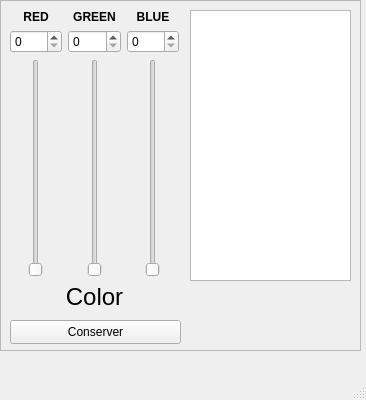
<?xml version="1.0" encoding="UTF-8"?>
<ui version="4.0">
 <class>MainWindow</class>
 <widget class="QMainWindow" name="MainWindow">
  <property name="geometry">
   <rect>
    <x>0</x>
    <y>0</y>
    <width>366</width>
    <height>400</height>
   </rect>
  </property>
  <property name="windowTitle">
   <string>MainWindow</string>
  </property>
  <widget class="QWidget" name="centralwidget">
   <widget class="QFrame" name="frame">
    <property name="geometry">
     <rect>
      <x>0</x>
      <y>0</y>
      <width>361</width>
      <height>351</height>
     </rect>
    </property>
    <property name="frameShape">
     <enum>QFrame::Shape::StyledPanel</enum>
    </property>
    <property name="frameShadow">
     <enum>QFrame::Shadow::Raised</enum>
    </property>
    <widget class="QListView" name="listView">
     <property name="geometry">
      <rect>
       <x>190</x>
       <y>10</y>
       <width>161</width>
       <height>271</height>
      </rect>
     </property>
    </widget>
    <widget class="QWidget" name="verticalLayoutWidget_4">
     <property name="geometry">
      <rect>
       <x>10</x>
       <y>10</y>
       <width>169</width>
       <height>301</height>
      </rect>
     </property>
     <layout class="QVBoxLayout" name="verticalLayout_4">
      <item>
       <layout class="QHBoxLayout" name="horizontalLayout_2">
        <item>
         <layout class="QVBoxLayout" name="verticalLayout">
          <item>
           <widget class="QLabel" name="Label_Red">
            <property name="font">
             <font>
              <family>Arial</family>
              <bold>true</bold>
             </font>
            </property>
            <property name="text">
             <string>RED</string>
            </property>
            <property name="alignment">
             <set>Qt::AlignmentFlag::AlignCenter</set>
            </property>
           </widget>
          </item>
          <item>
           <widget class="QSpinBox" name="SPB_RD"/>
          </item>
          <item>
           <widget class="QSlider" name="SLD_RD">
            <property name="sizePolicy">
             <sizepolicy hsizetype="Expanding" vsizetype="Expanding">
              <horstretch>0</horstretch>
              <verstretch>0</verstretch>
             </sizepolicy>
            </property>
            <property name="orientation">
             <enum>Qt::Orientation::Vertical</enum>
            </property>
           </widget>
          </item>
         </layout>
        </item>
        <item>
         <layout class="QVBoxLayout" name="verticalLayout_3">
          <item>
           <widget class="QLabel" name="Label_Green">
            <property name="font">
             <font>
              <family>Arial</family>
              <bold>true</bold>
             </font>
            </property>
            <property name="text">
             <string>GREEN</string>
            </property>
            <property name="alignment">
             <set>Qt::AlignmentFlag::AlignCenter</set>
            </property>
           </widget>
          </item>
          <item>
           <widget class="QSpinBox" name="SPB_GN"/>
          </item>
          <item>
           <widget class="QSlider" name="SLD_GN">
            <property name="sizePolicy">
             <sizepolicy hsizetype="Expanding" vsizetype="Expanding">
              <horstretch>0</horstretch>
              <verstretch>0</verstretch>
             </sizepolicy>
            </property>
            <property name="orientation">
             <enum>Qt::Orientation::Vertical</enum>
            </property>
           </widget>
          </item>
         </layout>
        </item>
        <item>
         <layout class="QVBoxLayout" name="verticalLayout_2">
          <item>
           <widget class="QLabel" name="Label_BLue">
            <property name="font">
             <font>
              <family>Arial</family>
              <bold>true</bold>
             </font>
            </property>
            <property name="text">
             <string>BLUE</string>
            </property>
            <property name="alignment">
             <set>Qt::AlignmentFlag::AlignCenter</set>
            </property>
           </widget>
          </item>
          <item>
           <widget class="QSpinBox" name="SPB_BL"/>
          </item>
          <item>
           <widget class="QSlider" name="SLD_BL">
            <property name="sizePolicy">
             <sizepolicy hsizetype="Expanding" vsizetype="Expanding">
              <horstretch>0</horstretch>
              <verstretch>0</verstretch>
             </sizepolicy>
            </property>
            <property name="orientation">
             <enum>Qt::Orientation::Vertical</enum>
            </property>
           </widget>
          </item>
         </layout>
        </item>
       </layout>
      </item>
      <item>
       <widget class="QLabel" name="Label_Color">
        <property name="font">
         <font>
          <family>Arial</family>
          <pointsize>18</pointsize>
          <bold>false</bold>
         </font>
        </property>
        <property name="text">
         <string>Color</string>
        </property>
        <property name="alignment">
         <set>Qt::AlignmentFlag::AlignCenter</set>
        </property>
       </widget>
      </item>
     </layout>
    </widget>
    <widget class="QPushButton" name="pushButton">
     <property name="geometry">
      <rect>
       <x>10</x>
       <y>320</y>
       <width>171</width>
       <height>24</height>
      </rect>
     </property>
     <property name="text">
      <string>Conserver</string>
     </property>
    </widget>
   </widget>
  </widget>
  <widget class="QMenuBar" name="menubar">
   <property name="geometry">
    <rect>
     <x>0</x>
     <y>0</y>
     <width>366</width>
     <height>21</height>
    </rect>
   </property>
  </widget>
  <widget class="QStatusBar" name="statusbar"/>
 </widget>
 <resources/>
 <connections/>
</ui>
